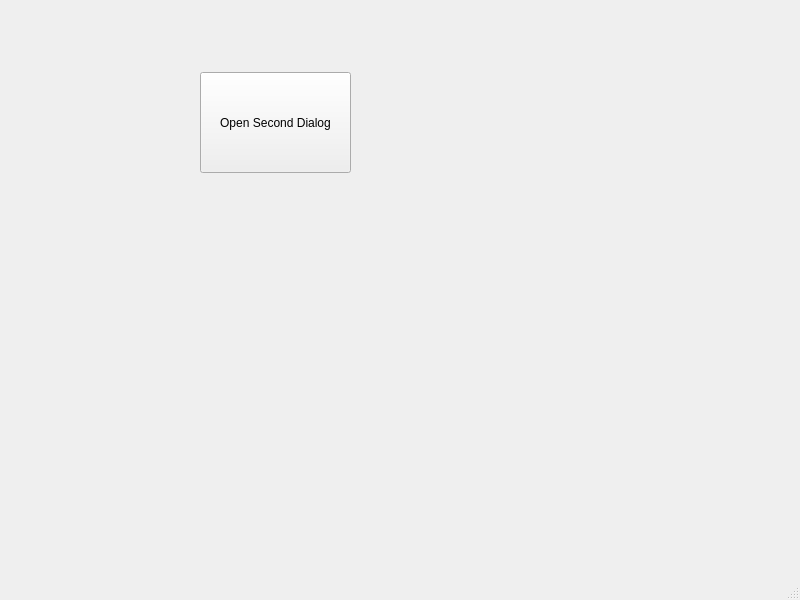
<?xml version="1.0" encoding="UTF-8"?>
<ui version="4.0">
 <class>MainWindow</class>
 <widget class="QMainWindow" name="MainWindow">
  <property name="geometry">
   <rect>
    <x>0</x>
    <y>0</y>
    <width>800</width>
    <height>600</height>
   </rect>
  </property>
  <property name="windowTitle">
   <string>MainWindow</string>
  </property>
  <widget class="QWidget" name="centralwidget">
   <widget class="QPushButton" name="pushButton">
    <property name="geometry">
     <rect>
      <x>200</x>
      <y>72</y>
      <width>151</width>
      <height>101</height>
     </rect>
    </property>
    <property name="text">
     <string>Open Second Dialog</string>
    </property>
   </widget>
  </widget>
  <widget class="QMenuBar" name="menubar">
   <property name="geometry">
    <rect>
     <x>0</x>
     <y>0</y>
     <width>800</width>
     <height>21</height>
    </rect>
   </property>
  </widget>
  <widget class="QStatusBar" name="statusbar"/>
 </widget>
 <resources/>
 <connections/>
</ui>
